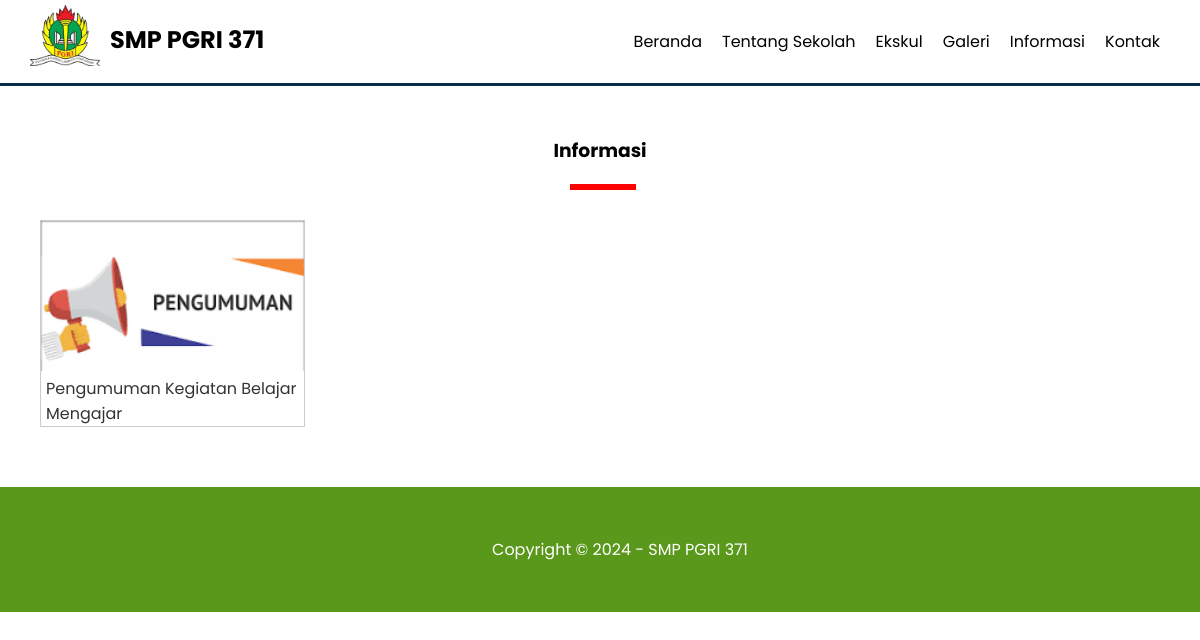
The app's page /informasi.php with its own data.
### tables this page shows
CREATE TABLE `pengaturan` (
  `id` int(11) NOT NULL,
  `nama` varchar(50) NOT NULL,
  `email` varchar(50) NOT NULL,
  `telepon` varchar(20) NOT NULL,
  `alamat` text NOT NULL,
  `logo` varchar(50) NOT NULL,
  `favicon` varchar(50) NOT NULL,
  `tentang_sekolah` text NOT NULL,
  `foto_sekolah` varchar(50) NOT NULL,
  `google_maps` text NOT NULL,
  `nama_kepsek` varchar(50) NOT NULL,
  `foto_kepsek` varchar(50) NOT NULL,
  `sambutan_kepsek` text NOT NULL,
  `created_at` timestamp NOT NULL DEFAULT current_timestamp(),
  `updated_at` datetime DEFAULT NULL
);

CREATE TABLE `informasi` (
  `id` int(11) NOT NULL,
  `judul` varchar(255) NOT NULL,
  `keterangan` text NOT NULL,
  `gambar` varchar(50) NOT NULL,
  `created_at` timestamp NOT NULL DEFAULT current_timestamp(),
  `updated_at` datetime DEFAULT NULL,
  `created_by` int(11) NOT NULL
);

### informasi.php (the view)
<?php include 'header.php'; ?>
<div class="section">
    <div class="container">
        <h3 class="text-center">Informasi </h3>
        <?php
                $informasi = mysqli_query($conn, "SELECT * FROM informasi ORDER BY id DESC");
                if(mysqli_num_rows($informasi) > 0){
                    while($p = mysqli_fetch_array($informasi)){
            ?>
            <div class="col-4">
                <a href="detail-informasi.php?id=<?= $p['id'] ?>" class="thumbnail-link">
                <div class="thumbnail-box">
                    <div class="thumbnail-img" style="background-image: url(uploads/informasi/<?= $p['gambar'] ?>);">
                    </div>
                    <div class="thumbnail-text">
                    <?= substr($p['judul'], 0, 50) ?>
                    </div>
                </div>
                </a>
            </div>
            <?php }}else{ ?>
                Tidak ada data
            <?php }?>
    </div>
</div>
<?php include 'footer.php'; ?>

### header.php (shortened to what this page needs)
<?php
include 'koneksi.php';
$identitas = mysqli_query($conn, "SELECT * FROM pengaturan ORDER BY id DESC LIMIT 1");
$d = mysqli_fetch_object($identitas);
?>
<!DOCTYPE html>
<html lang="en">
<head>
    <link rel="stylesheet" href="assets/css/styles.css">
</head>
<body>
     <div class="header">
        <div class="container">
            <div class="header-logo">
                <img src="uploads/identitas/logo-no-bg.png" alt="" width="70">
                <h2><a href="index.php"><?= $d->nama ?></a></h2>
            </div>
            <ul class="header-menu">
                <li><a href="index.php">Beranda</a></li>
                <li><a href="tentang-sekolah.php">Tentang Sekolah</a></li>
                <li><a href="ekskul.php">Ekskul</a></li>
                <li><a href="galeri.php">Galeri</a></li>
                <li><a href="informasi.php">Informasi</a></li>
                <li><a href="kontak.php">Kontak</a></li>
            </ul>
        </div>
     </div>

### footer.php (shortened to what this page needs)
 <footer>
        <div class="container text-center">
            Copyright &copy; 2024 - <?= $d->nama ?>
        </div>
      </footer>
</body>
</html>

### assets/css/styles.css (style rules this page uses)
* { margin: 0; padding: 0; font-family: "Poppins", sans-serif; box-sizing: border-box; }
.text-center { text-align: center !important; }
.container { width: 1140px; margin: 0 auto; }
.container::after { content: ""; display: block; clear: both; }
a { text-decoration: none; }
.header { border-bottom: 3px solid #0C2D48; }
.header a { color: #000000; }
.header-logo { float: left; line-height: 70px; padding: 5px 0; }
.header-logo img { float: left; margin-right: 10px; }
.header-logo h2 { float: left; }
.header-menu { float: right; }
.header-menu li { float: left; list-style: none; padding: 29px 10px; }
.section { padding: 50px 0; }
.section h3 { padding-bottom: 25px; margin-bottom: 20px; position: relative; }
.section h3::after { content: ""; display: block; width: 60px; border: 3px solid red; position: absolute; bottom: 0; left: calc(50% - 30px); }
.col-4 { min-height: 200px; width: 25%; float: left; padding: 10px; }
.thumbnail-box { border: 1px solid #ccc; width: 100%; min-height: 200px; background-color: #fff; }
.thumbnail-img { height: 150px; background-repeat: no-repeat; background-size: cover; }
.thumbnail-text { height: 55px; padding: 5px; }
.thumbnail-link { color: #333; }
footer { padding: 50px; background-color: #59981a; color: #fff; }

### records on screen
pengaturan: nama "SMP PGRI 371"
informasi: gambar (picture), judul "Pengumuman Kegiatan Belajar Mengajar"
